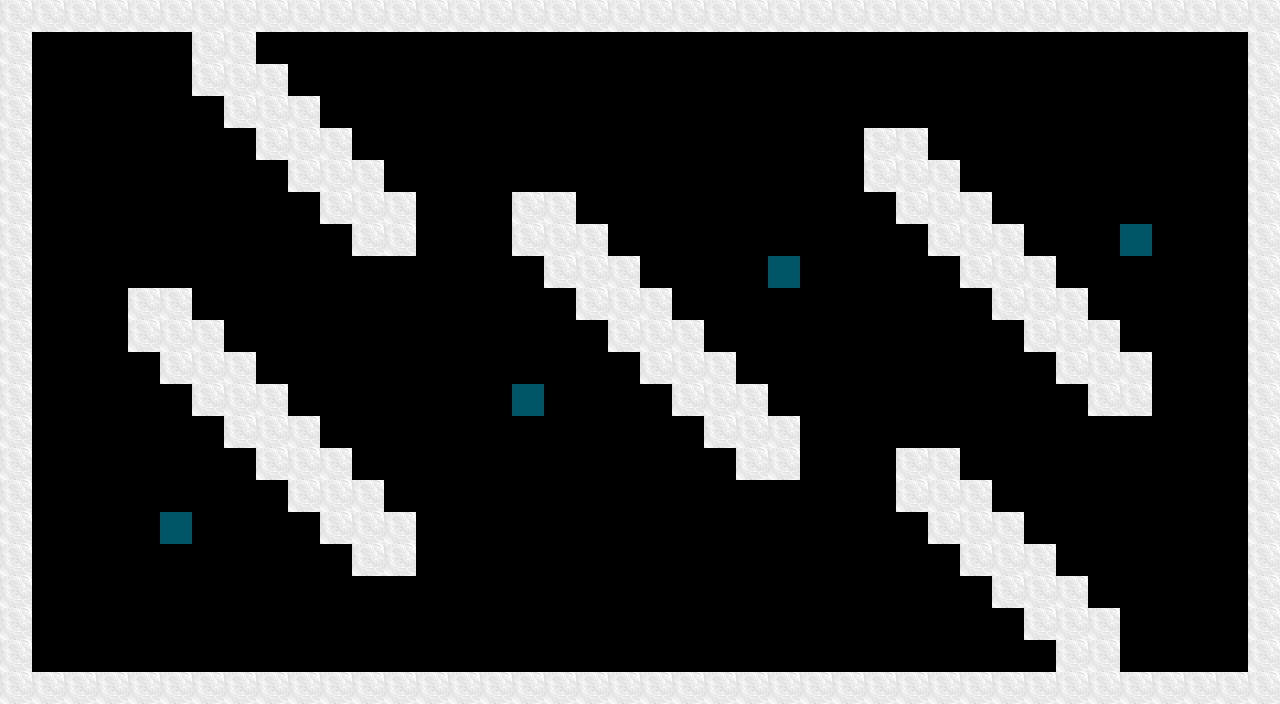

A level layout from a 2D game, rendered from its tile map. Below: a short description, then the map file with tile-grid data replaced by summaries:
An orthogonal 40x22 tile map with 32x32 px tiles, 2 tile layers (walls, spawn-points).

<map version="1.0" orientation="orthogonal" renderorder="right-down" width="40" height="22" tilewidth="32" tileheight="32" nextobjectid="1">
 <tileset firstgid="1" source="tileset.tsx" />
 <layer name="walls" width="40" height="22">
  <data>[880 cells, 233 non-empty, 1 distinct tile ids]</data>
 </layer>
 <layer name="spawn-points" width="40" height="22">
  <data>[880 cells, 4 non-empty, 1 distinct tile ids]</data>
 </layer>
</map>
